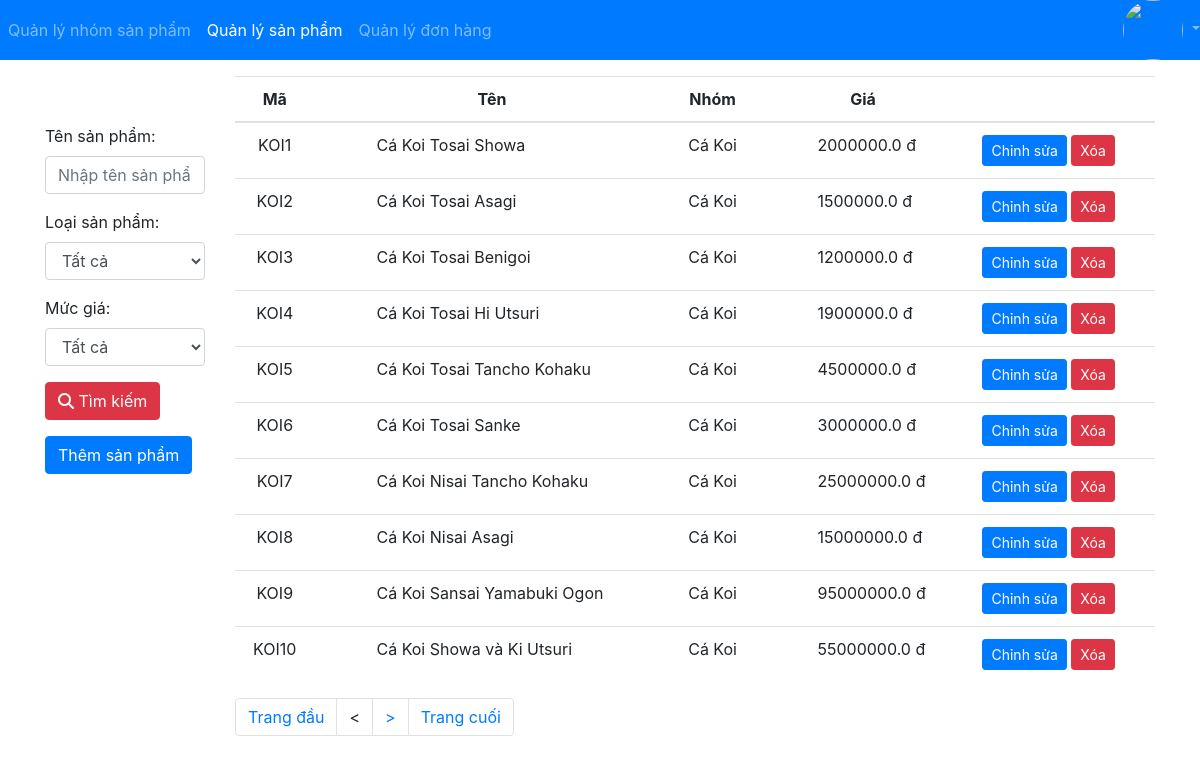
The page /staff/list-product (signed in) on the database its author committed.
### app/models.py (models this page shows, shortened)
class Product(models.Model):
    code = models.CharField(max_length=30,  unique=True, verbose_name='Mã')
    name = models.CharField(max_length=200, verbose_name='Tên sản phẩm')
    description = models.CharField(max_length=1000,  blank=True, verbose_name='Miêu tả')
    price = models.FloatField(verbose_name='Giá')
    category = models.ForeignKey(Category, on_delete=models.PROTECT, verbose_name='Loại sản phẩm')
    image = models.ImageField(upload_to='assets/img/product', verbose_name='Ảnh')

class Category(models.Model):
    code = models.CharField(max_length=30, unique=True, verbose_name='Mã')
    name = models.CharField(max_length=200, verbose_name='Tên loại sản phẩm')

### app/views_staff.py (the view)
@login_required
def listProduct(request):
    name = request.GET.get('name', '')
    categoryId = request.GET.get('categoryId')
    productList = Product.objects.filter(name__icontains=name)
    categoryId = int(categoryId) if categoryId else None
    if categoryId:
        productList = productList.filter(category__id=categoryId)
    priceId = request.GET.get('priceId')
    priceId = int(priceId) if priceId else None
    price = priceList[priceId-1] if priceId else {}
    minPrice, maxPrice = price.get('min'), price.get('max')
    if minPrice:
        productList = productList.filter(price__gte=minPrice)
    if maxPrice:
        productList = productList.filter(price__lte=maxPrice)
    page = request.GET.get('page', '')
    page = int(page) if page.isdigit() else 1
    start = (page-1)*PAGE_SIZE
    end = start + PAGE_SIZE
    total = len(productList)
    num_page = math.ceil(total/PAGE_SIZE)
    categoryList = Category.objects.all()
    context = {
        'priceList': priceList,
        'categoryList': categoryList,
        'productList': productList[start:end],
        'name': name,
        'categoryId': categoryId or '',
        'priceId': priceId or '',
        'page': page, 'start': start, 'end': end, 'total': total,
        'num_page': num_page
    }
    return render(request,'staff/product/list.html', context)

### app/templates/staff/product/list.html (shortened to what this page needs)
{% extends "../base.html" %}
{% block menu %}
  {% with page=2 %}
    {{block.super}}
  {% endwith %}
{% endblock %}
{%block content %}
  <div class="container pt-3">
    <div class="row">
    <div class="col-2 pt-5">
      <form>
        <label>Tên sản phẩm:</label>
        <input name="name"
          value="{{name}}"
          class="form-control"
          placeholder="Nhập tên sản phẩm...">
        <label class="mt-3">Loại sản phẩm:</label>
        <select name='categoryId' class="form-control">
          <option value="">Tất cả</option>
        </select>
        <label class="mt-3">Mức giá:</label>
        <select name='priceId' class="form-control">
          <option value="">Tất cả</option>
        </select>
        <button class="mt-3 btn btn-danger" type="submit"><i class="fas fa-search"></i> Tìm kiếm</button>
      </form>
      <a href='/staff/create-product'
      class="btn btn-primary">Thêm sản phẩm</a>
    </div>
    <div class="col-10">
    <table class="table">
      <thead>
        <tr>
          <th style="text-align:center">Mã</th>
          <th style="text-align:center">Tên</th>
          <th style="text-align:center">Nhóm</th>
          <th style="text-align:center">Giá</th>
          <th></th>
        </tr>
      </thead>
      <tbody>
        {%for p in productList%}
        <tr>
          <td style="text-align:center">{{p.code}}</td>
          <td style="text-indent:50px">{{p.name}}</td>
          <td style="text-align:center">{{p.category.name}}</td>
          <td style="text-indent:50px">{{p.price}} đ</td>
          <td>
            <a href='{% url "update-product" p.id %}'
              class="btn btn-sm btn-primary">Chỉnh sửa</a>
            <a href='javascript:deleteProduct({{p.id}})'
               class="btn btn-sm btn-danger">Xóa</a>
          </td>
        </tr>
        {%endfor%}
      </tbody>
    </table>
    <ul class="pagination">
      <li class="page-item"><a class="page-link" href="/staff/list-product?page=1&name={{name}}&categoryId={{categoryId}}&priceId={{priceId}}"> Trang đầu </a></li>
    {% if page > 1 %}
      <li class="page-item"><a class="page-link" href="/staff/list-product?page={{page|add:-1}}&name={{name}}&categoryId={{categoryId}}&priceId={{priceId}}"> < </a></li>
    {% else %}
    <li class="page-item"><a class="page-link"> < </a></li>
    {% endif %}
    {% if page < num_page %}
    <li class="page-item"><a class="page-link" href="/staff/list-product?page={{page|add:1}}&name={{name}}&categoryId={{categoryId}}&priceId={{priceId}}"> > </a></li>
    {% else %}
    <li class="page-item"><a class="page-link"> > </a></li>
    {% endif %}
    <li class="page-item"><a class="page-link" href="/staff/list-product?page={{num_page}}&name={{name}}&categoryId={{categoryId}}&priceId={{priceId}}"> Trang cuối </a></li>
    </ul>
    </div>
  </div>
  </div>
{% endblock %}

### rows shown on the page
Product: code "KOI1", name "Cá Koi Tosai Showa", category.name "Cá Koi", price "2000000.0"
Product: code "KOI2", name "Cá Koi Tosai Asagi", category.name "Cá Koi", price "1500000.0"
Product: code "KOI3", name "Cá Koi Tosai Benigoi", category.name "Cá Koi", price "1200000.0"
Product: code "KOI4", name "Cá Koi Tosai Hi Utsuri", category.name "Cá Koi", price "1900000.0"
Product: code "KOI5", name "Cá Koi Tosai Tancho Kohaku", category.name "Cá Koi", price "4500000.0"
Product: code "KOI6", name "Cá Koi Tosai Sanke", category.name "Cá Koi", price "3000000.0"
Product: code "KOI7", name "Cá Koi Nisai Tancho Kohaku", category.name "Cá Koi", price "25000000.0"
Product: code "KOI8", name "Cá Koi Nisai Asagi", category.name "Cá Koi", price "15000000.0"
Product: code "KOI9", name "Cá Koi Sansai Yamabuki Ogon", category.name "Cá Koi", price "95000000.0"
Product: code "KOI10", name "Cá Koi Showa và Ki Utsuri", category.name "Cá Koi", price "55000000.0"
